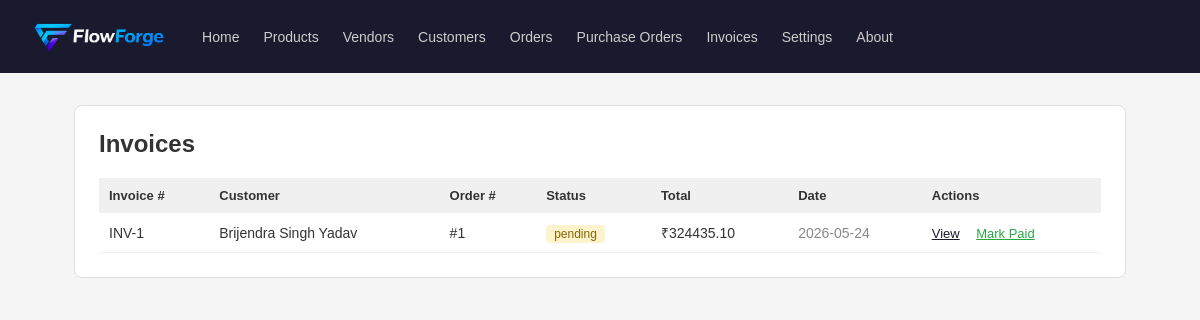
The app's page /invoices, older data.
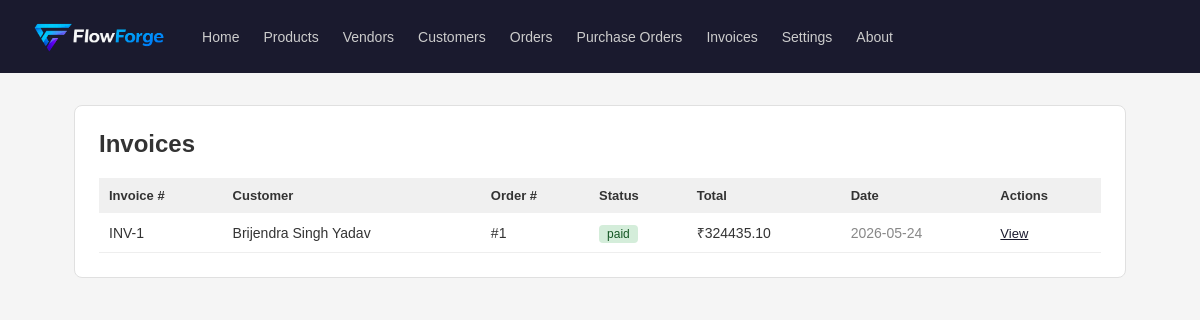
The same page, newer data.
### tables this page shows
CREATE TABLE invoices (
            id INTEGER PRIMARY KEY AUTOINCREMENT,
            order_id INTEGER NOT NULL,
            customer_id INTEGER NOT NULL,
            status TEXT DEFAULT 'pending',
            subtotal REAL DEFAULT 0,
            gst_amount REAL DEFAULT 0,
            total_amount REAL DEFAULT 0,
            created_at TIMESTAMP DEFAULT CURRENT_TIMESTAMP,
            FOREIGN KEY (order_id) REFERENCES orders(id),
            FOREIGN KEY (customer_id) REFERENCES customers(id)
        );

CREATE TABLE customers (
            id INTEGER PRIMARY KEY AUTOINCREMENT,
            name TEXT NOT NULL,
            email TEXT,
            phone TEXT,
            address TEXT
        );

### App.py (the view)
@app.route('/invoices')
def invoices_list():
    db = get_db()
    invoices = db.execute('''
        SELECT invoices.*, customers.name as customer_name
        FROM invoices
        JOIN customers ON invoices.customer_id = customers.id
        ORDER BY invoices.created_at DESC
    ''').fetchall()
    db.close()
    return render_template('invoices/list.html', invoices=invoices)

### database.py (called while the page is built)
def get_db():
    conn = sqlite3.connect(DATABASE)
    conn.row_factory = sqlite3.Row
    return conn

### templates/invoices/list.html (shortened to what this page needs)
{% extends "base.html" %}
{% block content %}
<div class="card">
    <div style="display: flex; justify-content: space-between; align-items: center;">
        <h2>Invoices</h2>
    </div>
    <table style="width: 100%; border-collapse: collapse; margin-top: 20px;">
        <thead>
            <tr style="background: #f0f0f0;">
                <th style="padding: 10px; text-align: left; font-size: 13px;">Invoice #</th>
                <th style="padding: 10px; text-align: left; font-size: 13px;">Customer</th>
                <th style="padding: 10px; text-align: left; font-size: 13px;">Order #</th>
                <th style="padding: 10px; text-align: left; font-size: 13px;">Status</th>
                <th style="padding: 10px; text-align: left; font-size: 13px;">Total</th>
                <th style="padding: 10px; text-align: left; font-size: 13px;">Date</th>
                <th style="padding: 10px; text-align: left; font-size: 13px;">Actions</th>
            </tr>
        </thead>
        <tbody>
            {% for invoice in invoices %}
            <tr style="border-bottom: 1px solid #eee;">
                <td style="padding: 10px; font-size: 14px;">INV-{{ invoice['id'] }}</td>
                <td style="padding: 10px; font-size: 14px;">{{ invoice['customer_name'] }}</td>
                <td style="padding: 10px; font-size: 14px;">#{{ invoice['order_id'] }}</td>
                <td style="padding: 10px;">
                    <span style="
                        background: {% if invoice['status'] == 'paid' %}#d4edda{% elif invoice['status'] == 'pending' %}#fff3cd{% else %}#f8d7da{% endif %};
                        color: {% if invoice['status'] == 'paid' %}#155724{% elif invoice['status'] == 'pending' %}#856404{% else %}#721c24{% endif %};
                        padding: 2px 8px; border-radius: 4px; font-size: 12px;">
                        {{ invoice['status'] }}
                    </span>
                </td>
                <td style="padding: 10px; font-size: 14px;">₹{{ "%.2f"|format(invoice['total_amount']) }}</td>
                <td style="padding: 10px; font-size: 14px; color: #888;">{{ invoice['created_at'][:10] }}</td>
                <td style="padding: 10px;">
                    <a href="/invoices/{{ invoice['id'] }}"
                       style="font-size: 13px; color: #1a1a2e; margin-right: 12px;">View</a>
                    {% if invoice['status'] == 'pending' %}
                    <a href="/invoices/mark-paid/{{ invoice['id'] }}"
                       style="font-size: 13px; color: #28a745;">Mark Paid</a>
                    {% endif %}
                </td>
            </tr>
            {% else %}
            <tr>
                <td colspan="7" style="padding: 20px; text-align: center; color: #aaa; font-size: 14px;">
                    Koi invoice nahi abhi. Orders confirm karo — invoice automatically banega!
                </td>
            </tr>
            {% endfor %}
        </tbody>
    </table>
</div>
{% endblock %}

### templates/base.html (shortened to what this page needs)
<!DOCTYPE html>
<html lang="en">
<head>
</head>
<body>
    <nav>
        <img src="{{ url_for('static', filename='logo.png') }}" height="45" style="border-radius: 20px;">
        <a href="/">Home</a>
        <a href="/products">Products</a>
        <a href="/vendors">Vendors</a>
        <a href="/customers">Customers</a>
        <a href="/orders">Orders</a>
        <a href="/purchase-orders">Purchase Orders</a>
        <a href="/invoices">Invoices</a>
        <a href="/settings">Settings</a>
        <a href="/about">About</a>
    </nav>
    <div class="container">
        {% block content %}
        {% endblock %}
    </div>
</body>
</html>

### templates/base.html (style rules this page uses)
* { margin: 0; padding: 0; box-sizing: border-box; }
body { font-family: sans-serif; background: #f5f5f5; color: #333; }
nav { background: #1a1a2e; padding: 14px 24px; display: flex; align-items: center; gap: 24px; }
nav a { color: #ccc; text-decoration: none; font-size: 14px; }
.container { max-width: 1100px; margin: 32px auto; padding: 0 24px; }
.card { background: white; border-radius: 8px; padding: 24px; border: 1px solid #e0e0e0; }

Row changes from the older to the newer data that the page shows:
changed invoices "Brijendra Singh Yadav": status "pending" → "paid"; no longer shows "Mark Paid"
